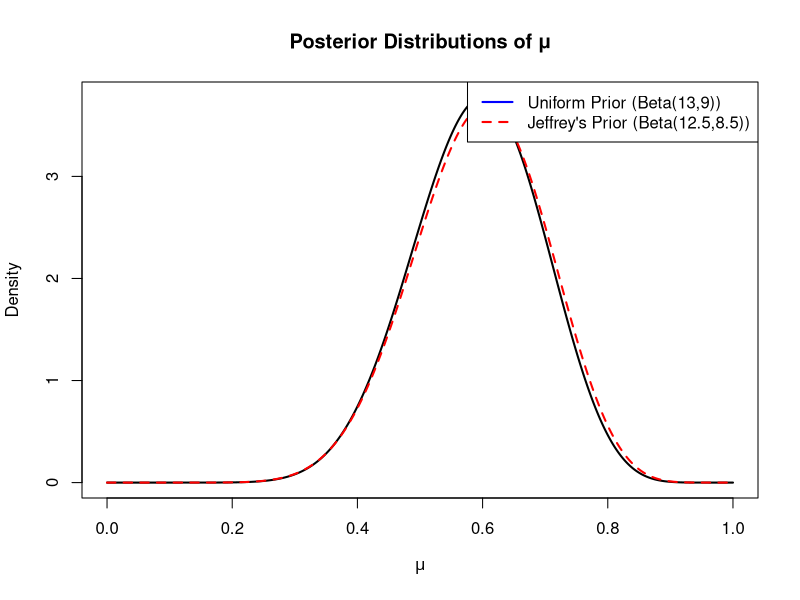
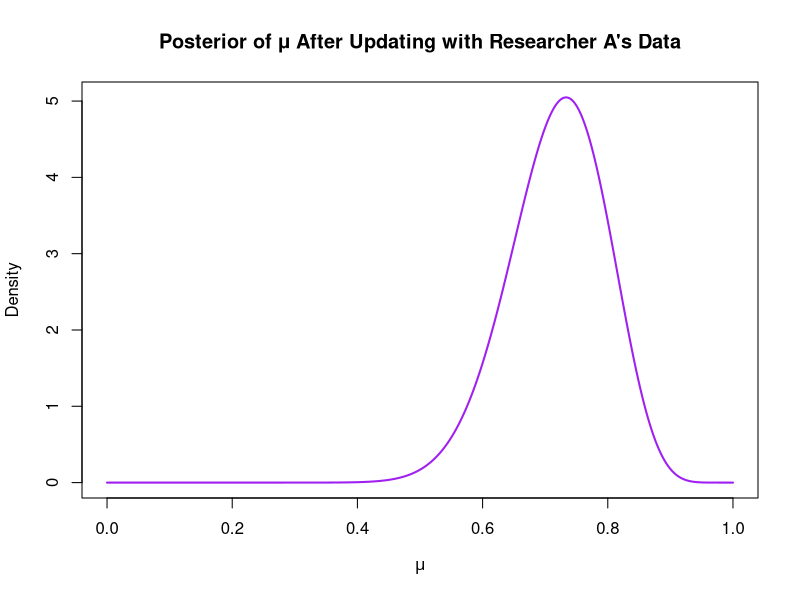

Generate these figures, in order, with R:
# Part a
n <- 20 
r <- 12

#uniform prior
a_unif <- 1
b_unif <- 1

a_post_unif <- a_unif + r
b_post_unif <- b_unif + n - r

mean_unif <- a_post_unif/(a_post_unif + b_post_unif)
sd_unif <- sqrt((a_post_unif * b_post_unif) /
                  (((a_post_unif + b_post_unif)^2) *
                     (a_post_unif + b_post_unif + 1)))

#jeffrey prior
a_jeff <- 0.5
b_jeff <- 0.5

a_post_jeff <- a_jeff + r
b_post_jeff <- b_jeff + n - r

mean_jeff <- a_post_jeff/ (a_post_jeff + b_post_jeff)
sd_jeff <- sqrt((a_post_jeff * b_post_jeff) /
                     (((a_post_jeff + b_post_jeff)^2) *
                        (a_post_jeff + b_post_jeff + 1)))

cat("Uniform Prior (Beta(1,1)) Posterior: Beta(13,9)\n")
cat("  Mean:", mean_unif, "\n")
cat("  SD  :", sd_unif, "\n\n")

cat("Jeffrey's Prior (Beta(0.5,0.5)) Posterior: Beta(12.5,8.5)\n")
cat("  Mean:", mean_jeff, "\n")
cat("  SD  :", sd_jeff, "\n")

# Part b
mu_vals <- seq(0,1 , length.out=1000)

post_unif <- dbeta(mu_vals, shape1=a_post_unif, shape2=b_post_unif)
post_jeff <- dbeta(mu_vals, shape1=a_post_jeff, shape2=b_post_jeff)

plot(mu_vals, post_unif, type="l", lwd=2, ylab = "Density", xlab = expression(mu),
     main = "Posterior Distributions of μ", ylim = c(0, max(post_unif, post_jeff)))

lines(mu_vals, post_jeff, lwd = 2, col = "red", lty = 2)

legend("topright", legend = c("Uniform Prior (Beta(13,9))",
                              "Jeffrey's Prior (Beta(12.5,8.5))"),
       col = c("blue", "red"), lty = c(1, 2), lwd = 2)

#Part c
n_b <- 10
r_b <- 10

a_prior <- 1
b_prior <- 1

a_post_b <- a_prior + r_b
b_post_b <- b_prior + n_b - r_b

mean_b <- a_post_b / (a_post_b + b_post_b)
sd_b <- sqrt((a_post_b * b_post_b) /
               (((a_post_b + b_post_b)^2) * (a_post_b + b_post_b + 1)))

cat("Researcher B's Posterior (Uniform Prior → Beta(11,1))\n")
cat("  Mean:", mean_b, "\n")
cat("  Standard Deviation:", sd_b, "\n")

# Part d
a_prior_d <- 11
b_prior_d <- 1

a_post_d <- a_prior_d + r
b_post_d <- b_prior_d + n - r

mean_d <- a_post_d / (a_post_d + b_post_d)
sd_d <- sqrt((a_post_d * b_post_d) /
               (((a_post_d + b_post_d)^2) * (a_post_d + b_post_d + 1)))

cat("Updated Posterior Using Researcher B's Posterior as Prior:\n")
cat("  Posterior: Beta(23, 9)\n")
cat("  Mean:",mean_d, "\n")
cat("  Standard Deviation:",sd_d, "\n")

posterior_d <- dbeta(mu_vals, shape1 = a_post_d, shape2 = b_post_d)

plot(mu_vals, posterior_d, type = "l", lwd = 2, col = "purple",
     main = "Posterior of μ After Updating with Researcher A's Data",
     xlab = expression(mu), ylab = "Density")

# Part d
cred_int <- qbeta(c(0.025, 0.975), shape1=a_post_d, shape2=b_post_d)
cat("95% Credible Interval for μ (Posterior Beta(23, 9)):\n")
cat("  Lower bound:",cred_int[1], "\n")
cat("  Upper bound:",cred_int[2], "\n")
